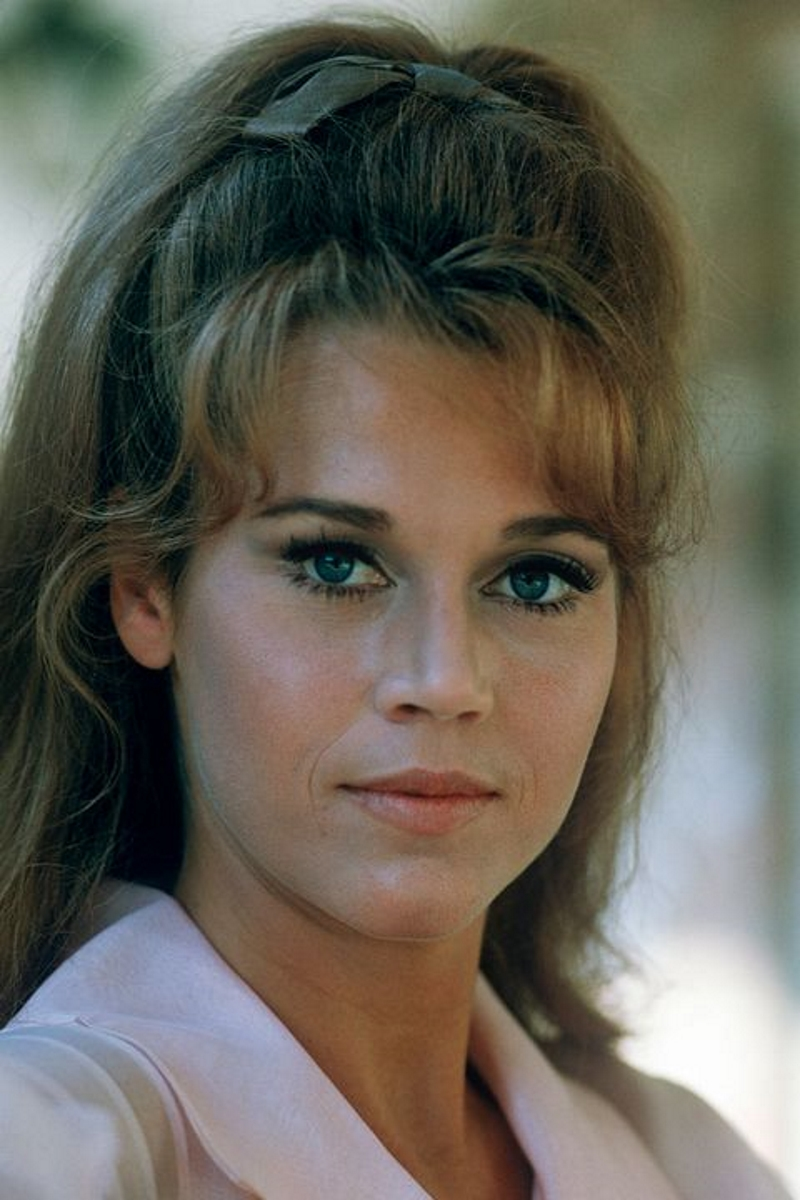
#> input picture python/cartoon/jane_fonda_1.jpg, 800 x 1200 px; its folder holds only this picture in this run
$ python cartoon.py
#> lines starting #> are read from the running program, lines starting #| are printed output that depends on the picture; after the words box and inside, x2 and y2 are one past the last pixel; in counts of white or black regions, pixels touching at a corner belong together
import cv2
import numpy as np
from os import listdir
from os.path import isfile, join

def process_file(inputFile: str, outputFile: str):

#> called with inputFile = './jane_fonda_1.jpg', outputFile = './jane_fonda_1.cartoon.jpg'
	print(f"Reading {inputFile} ...", end = "", flush = True)
	img = cv2.imread(inputFile)
#> img is the input picture: shape (1200, 800, 3); mean B, G, R 87.8, 98.7, 103

	print(" Step A...", end = "", flush = True)
	gray = cv2.cvtColor(img, cv2.COLOR_BGR2GRAY)
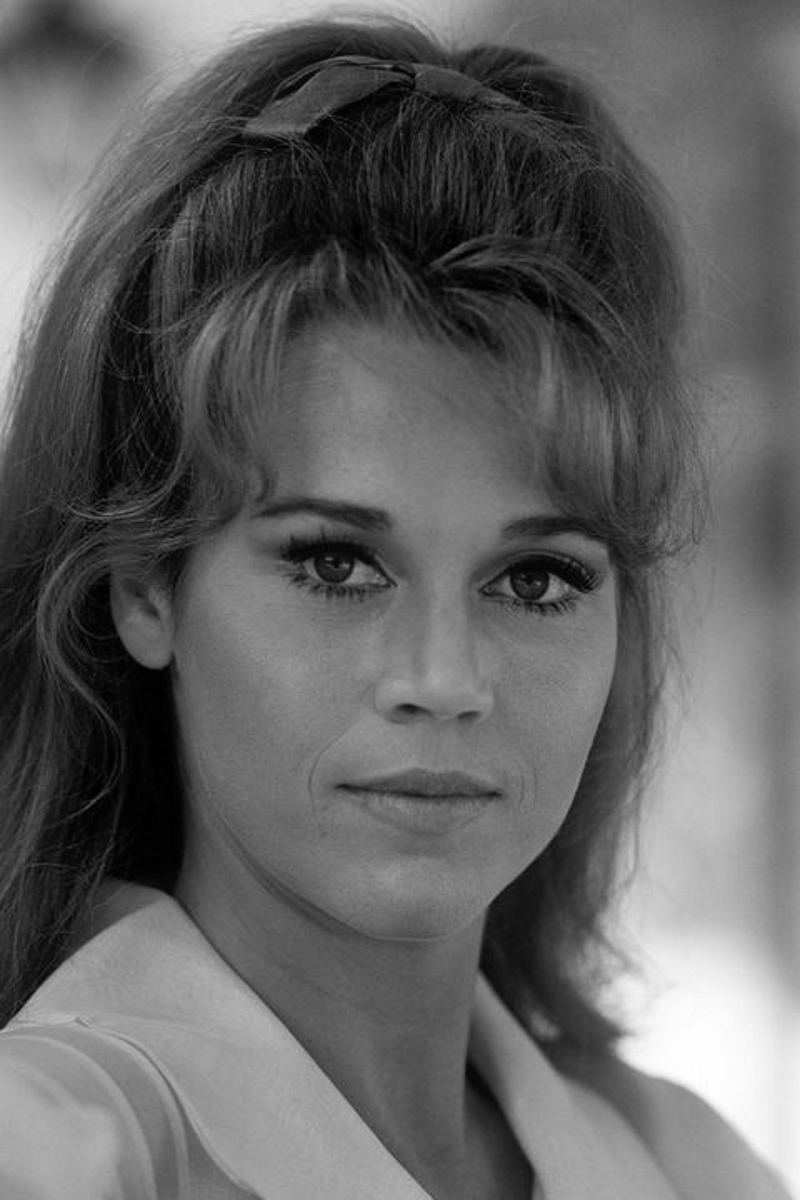
#> gray: shape (1200, 800); min 0, max 255, mean 98.7

	smoothness = 5

	print(" B...", end = "", flush = True)
	gray = cv2.medianBlur(gray, smoothness)

	width = 19
	detail = 5

	print(" C...", end = "", flush = True)
	edges = cv2.adaptiveThreshold(gray, 255, cv2.ADAPTIVE_THRESH_MEAN_C, cv2.THRESH_BINARY, width, detail)
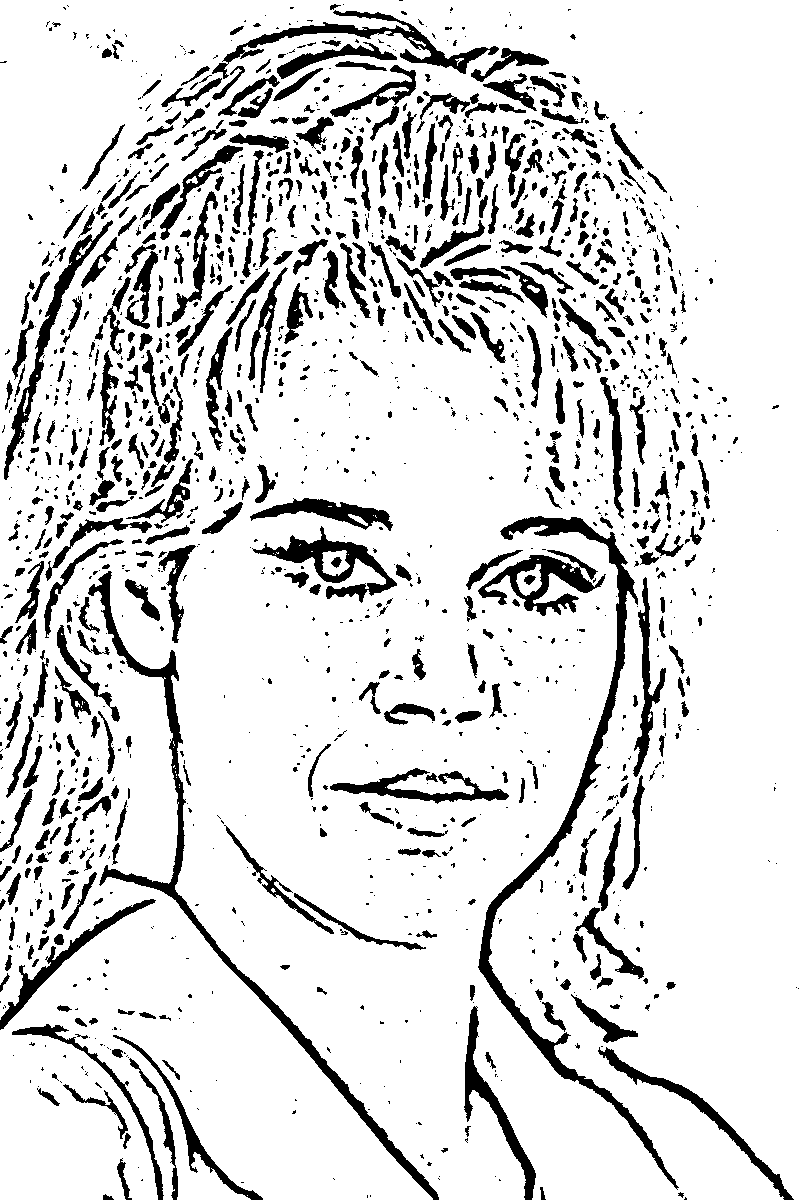
#> edges: shape (1200, 800); 86% white; 1627 black regions (977 under 20 px), largest, box (x1, y1, x2, y2) and area: (478, 516, 679, 1190) 8480, (88, 571, 439, 1200) 6848, (212, 10, 499, 79) 3238

	print(" D...", end = "", flush = True)
	color = cv2.bilateralFilter(img, 9, 250, 250)

	print(" E...", end = "", flush = True)
	cartoon = cv2.bitwise_and(color, color, mask = edges)
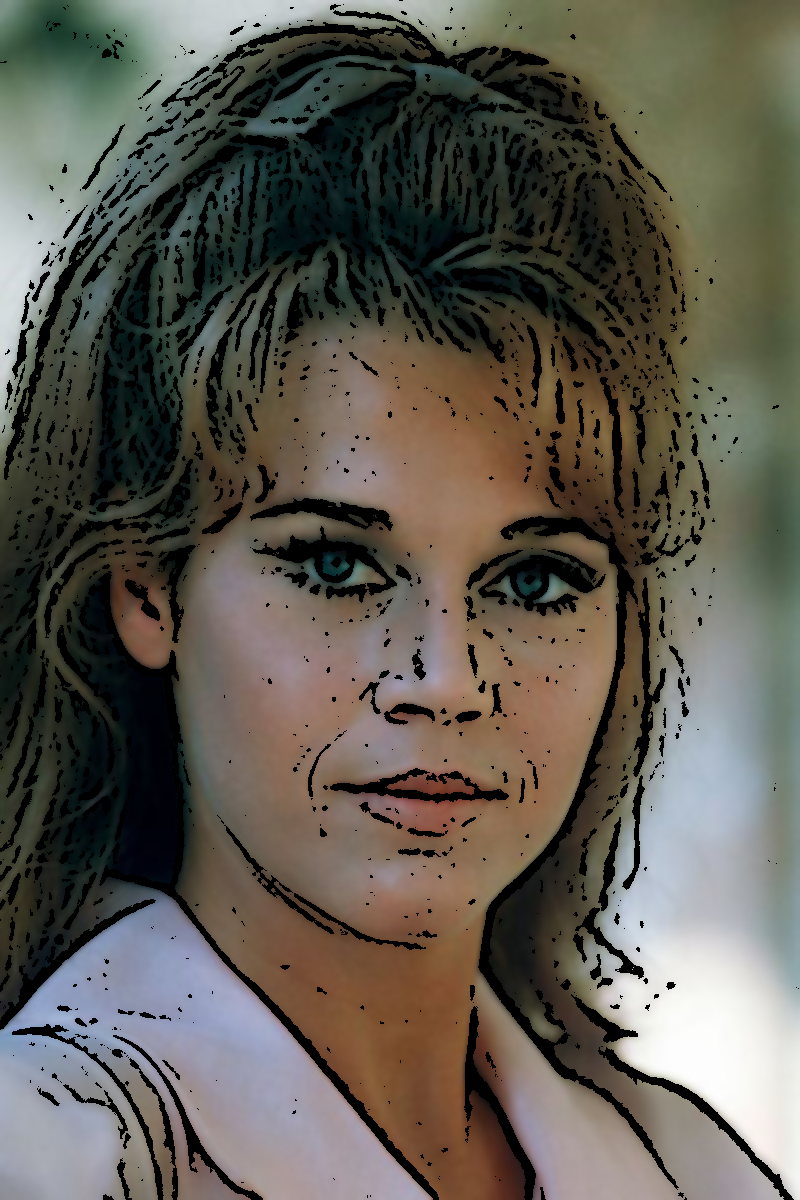
#> cartoon: shape (1200, 800, 3); mean B, G, R 80.9, 90.6, 94.9

	print(f" Writing {outputFile} ...", end = "", flush = True)
	cv2.imwrite(outputFile, cartoon)

	print(" Done")


def isJpeg(filename):
	return filename[-4:] == ".jpg"


def process_folder(folderName: str):
	onlyfiles = [f for f in listdir(folderName) if isfile(join(folderName, f)) and isJpeg(f) and "cartoon" not in f]
	for f in onlyfiles:
		of = f[0:-4] + ".cartoon" + f[-4:]
		# print(join(folderName, f), join(folderName, of))
		process_file(join(folderName, f), join(folderName, of))

if __name__ == "__main__":
	process_folder(".")

$ run again, on python/cartoon/jennifer_aniston_2.jpg
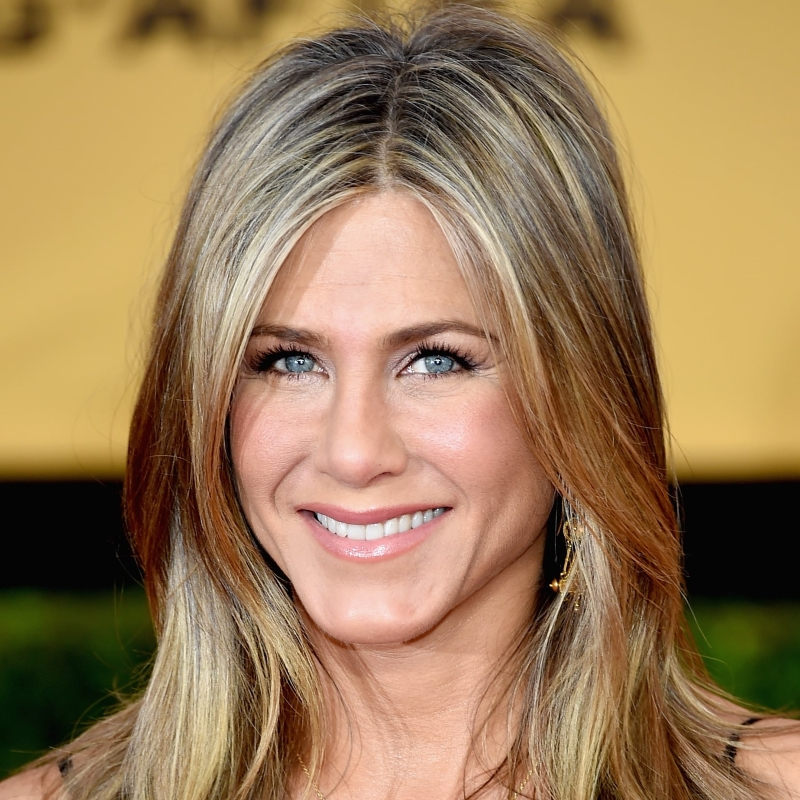
#> input picture python/cartoon/jennifer_aniston_2.jpg, 800 x 800 px
#> in process_file, img is the input picture: shape (800, 800, 3); mean B, G, R 87.3, 124.9, 155.5
#> in process_file, `edges = cv2.adaptiveThreshold(gray, 255, cv2.ADAPTIVE_THRESH_MEAN_C, c..`:
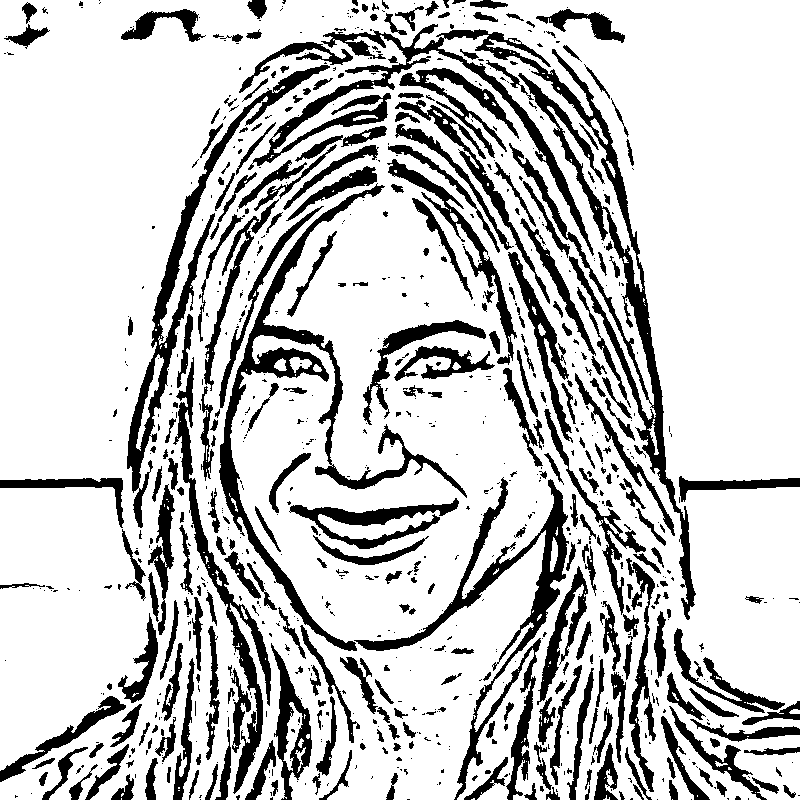
#> edges: shape (800, 800); 78.3% white; 866 black regions (549 under 20 px), largest, box (x1, y1, x2, y2) and area: (248, 24, 696, 620) 18894, (219, 183, 467, 651) 9633, (354, 477, 569, 800) 8421
#> in process_file, `cartoon = cv2.bitwise_and(color, color, mask = edges)`:
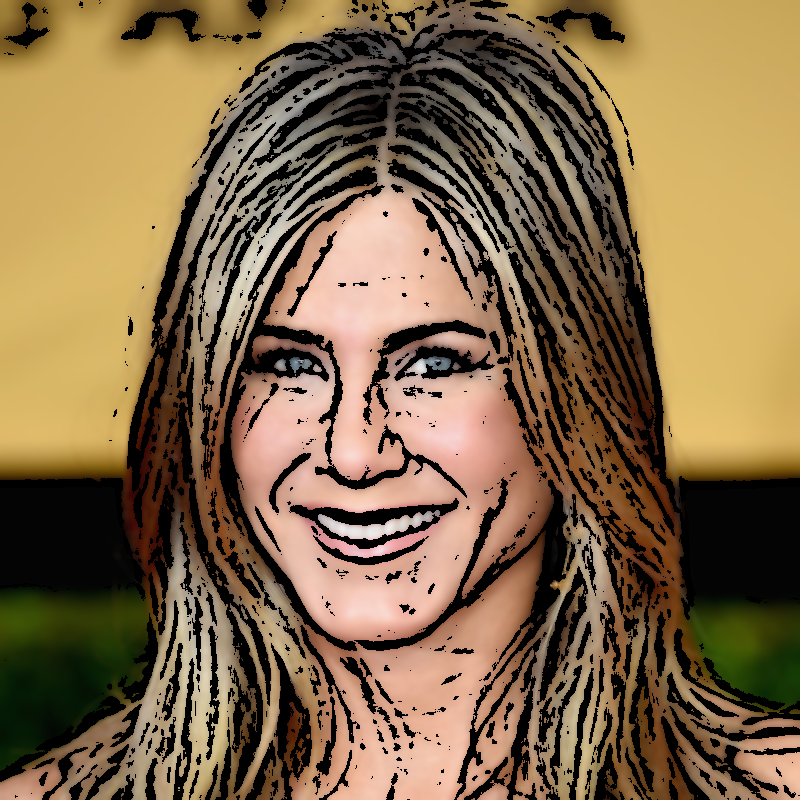
#> cartoon: shape (800, 800, 3); mean B, G, R 73.3, 105.9, 129.9

$ run again, on python/cartoon/jennifer_aniston_3.jpg
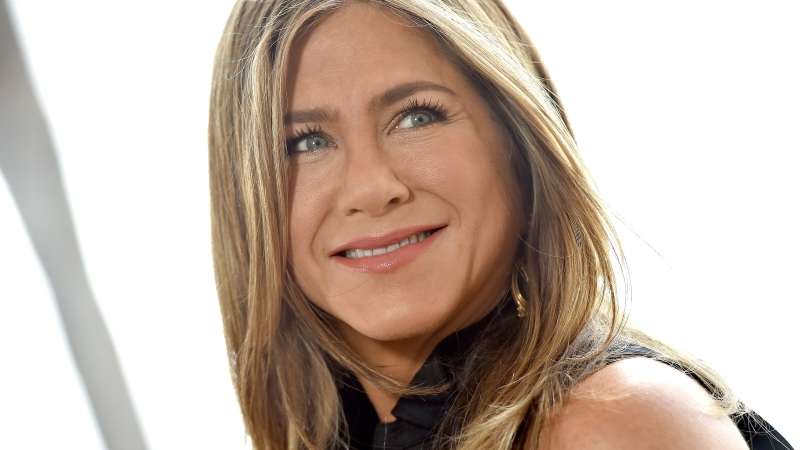
#> input picture python/cartoon/jennifer_aniston_3.jpg, 800 x 450 px
#> in process_file, img is the input picture: shape (450, 800, 3); mean B, G, R 170.4, 181.9, 198.4
#> in process_file, `edges = cv2.adaptiveThreshold(gray, 255, cv2.ADAPTIVE_THRESH_MEAN_C, c..`:
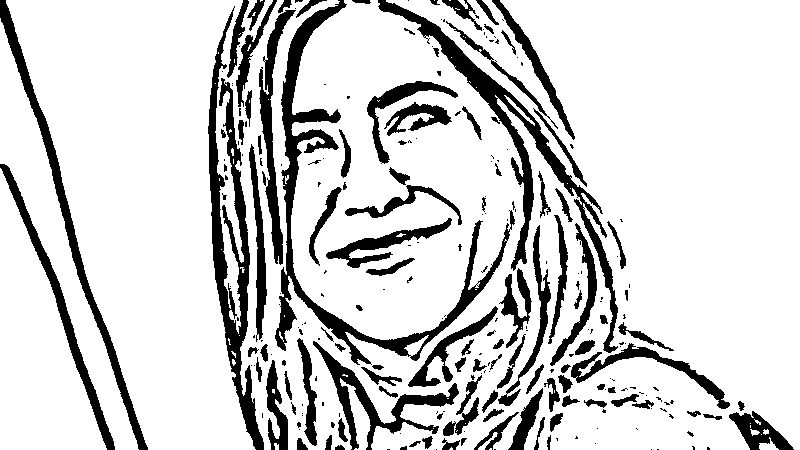
#> edges: shape (450, 800); 82.6% white; 253 black regions (143 under 20 px), largest, box (x1, y1, x2, y2) and area: (275, 0, 515, 365) 7979, (208, 6, 264, 450) 6581, (378, 0, 618, 353) 6414
#> in process_file, `cartoon = cv2.bitwise_and(color, color, mask = edges)`:
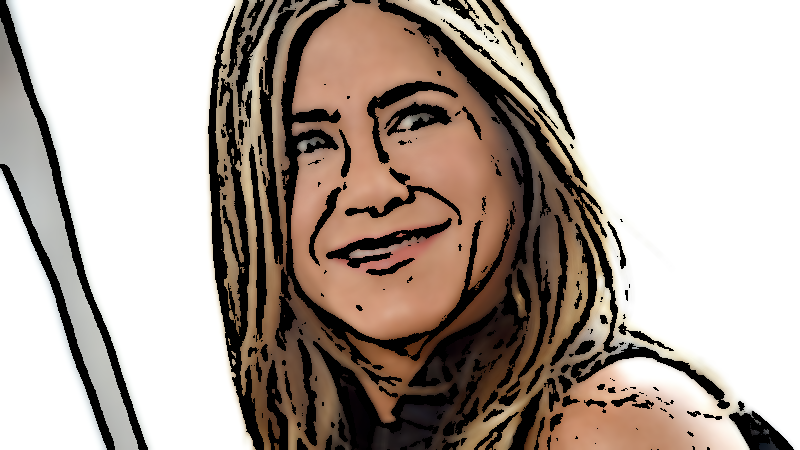
#> cartoon: shape (450, 800, 3); mean B, G, R 155.5, 164, 176.3

$ run again, on python/cartoon/jennifer_lawrence_1.jpg
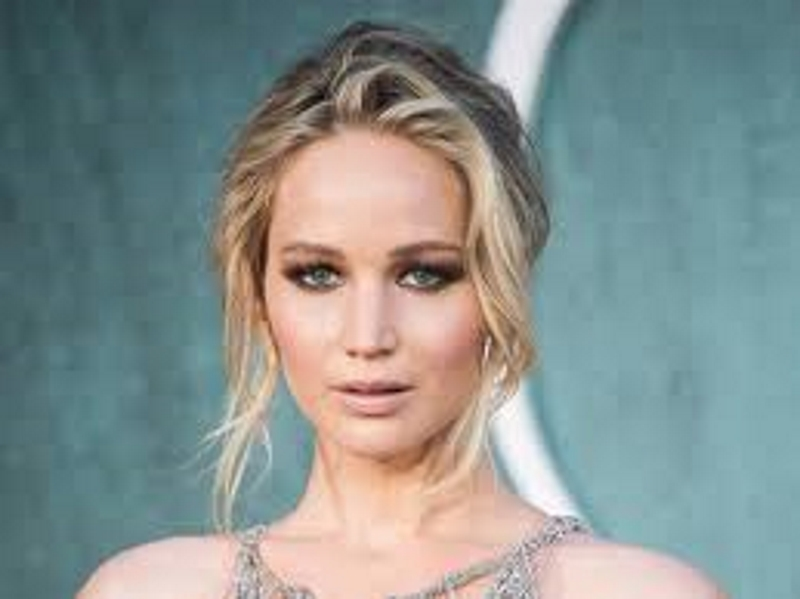
#> input picture python/cartoon/jennifer_lawrence_1.jpg, 800 x 599 px
#> in process_file, img is the input picture: shape (599, 800, 3); mean B, G, R 142.7, 145.2, 134.7
#> in process_file, `edges = cv2.adaptiveThreshold(gray, 255, cv2.ADAPTIVE_THRESH_MEAN_C, c..`:
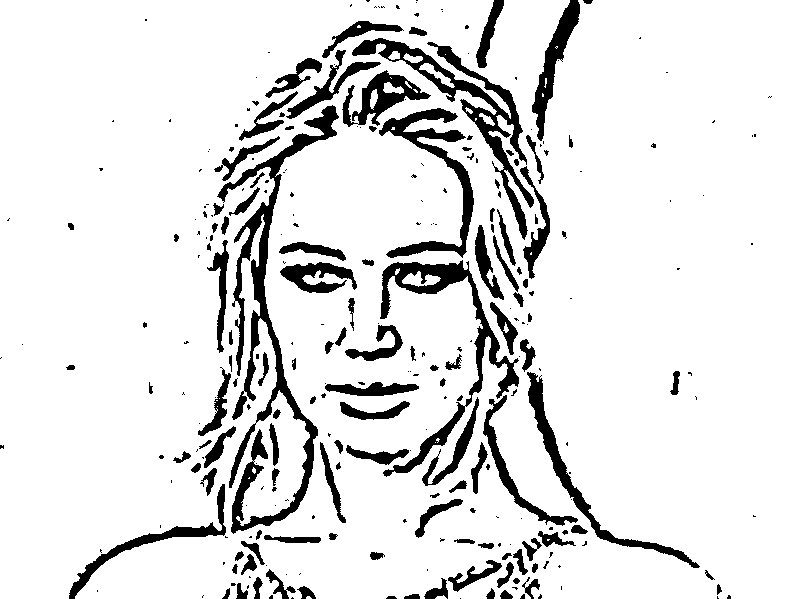
#> edges: shape (599, 800); 88.8% white; 292 black regions (166 under 20 px), largest, box (x1, y1, x2, y2) and area: (217, 105, 339, 534) 8345, (352, 38, 534, 240) 4937, (380, 260, 519, 477) 4358
#> in process_file, `cartoon = cv2.bitwise_and(color, color, mask = edges)`:
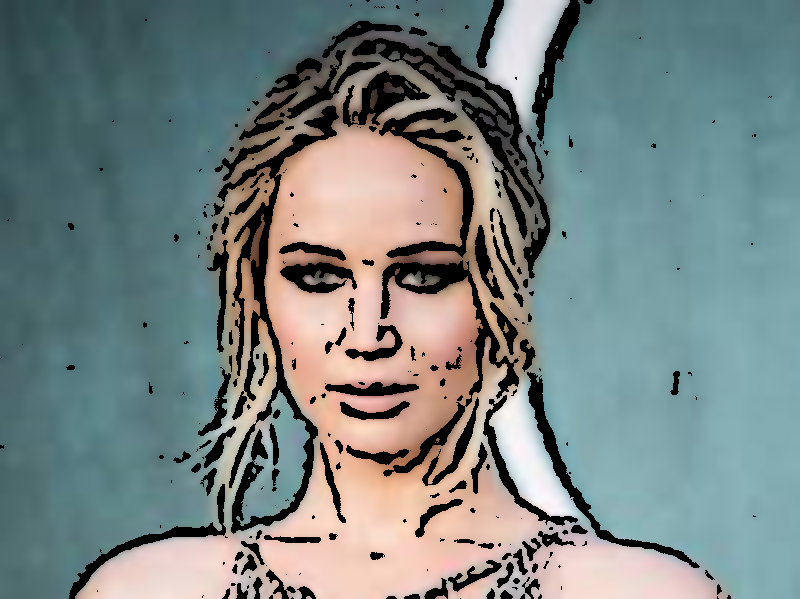
#> cartoon: shape (599, 800, 3); mean B, G, R 130.2, 131.5, 119.5

$ run again, on python/cartoon/jane_fonda_2.jpg
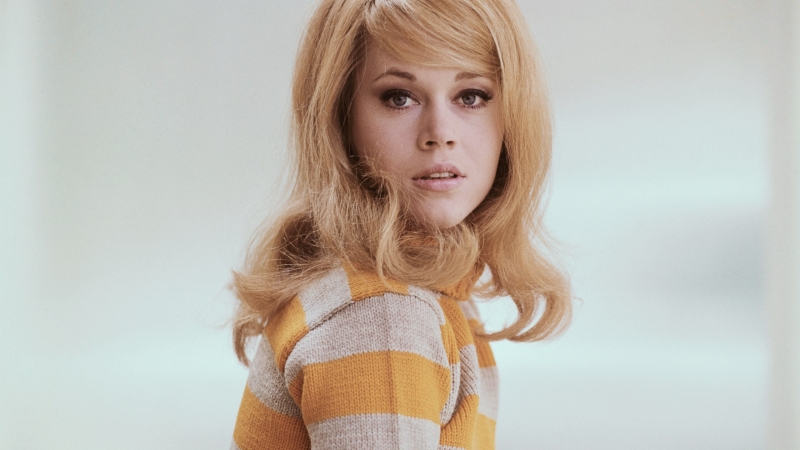
#> input picture python/cartoon/jane_fonda_2.jpg, 800 x 450 px
#> in process_file, img is the input picture: shape (450, 800, 3); mean B, G, R 178.5, 187.8, 193.7
#> in process_file, `edges = cv2.adaptiveThreshold(gray, 255, cv2.ADAPTIVE_THRESH_MEAN_C, c..`:
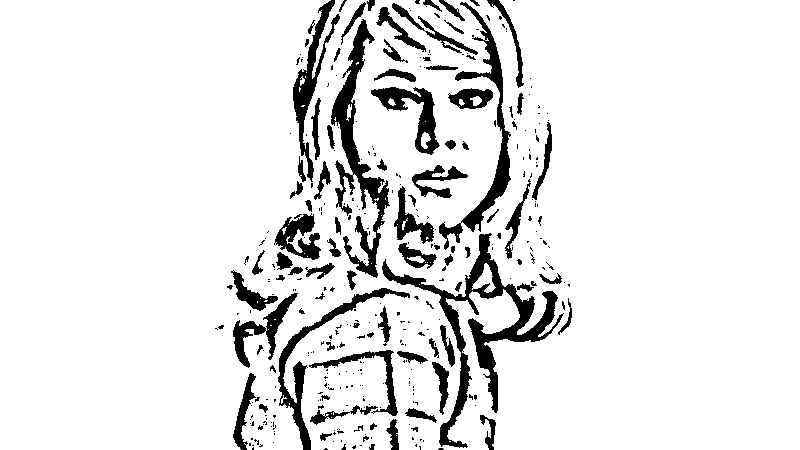
#> edges: shape (450, 800); 90.3% white; 351 black regions (260 under 20 px), largest, box (x1, y1, x2, y2) and area: (382, 233, 564, 448) 5740, (331, 19, 390, 278) 4095, (439, 2, 511, 250) 2705
#> in process_file, `cartoon = cv2.bitwise_and(color, color, mask = edges)`:
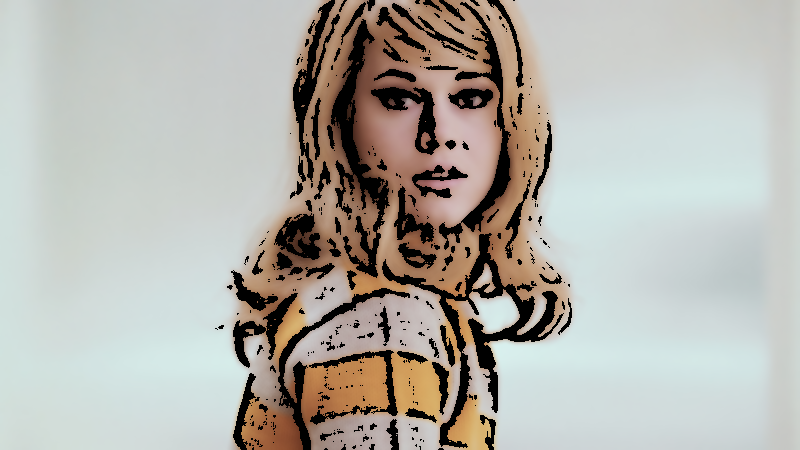
#> cartoon: shape (450, 800, 3); mean B, G, R 170.2, 177, 179.2
